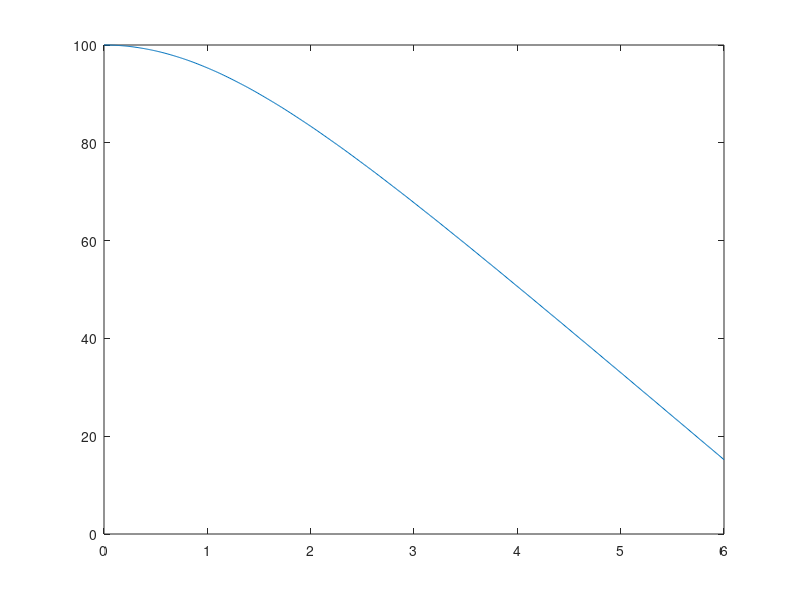

The MATLAB script that drew this image: (Note: this script raises an error after producing the figure.)
clear
clc
close all


data = dlmread('data.txt');

time = data(:,1);
z = data(:,2);

figure()
plot(time,z)
hold on

CDguess = 0.8;

%CX, CY, and CZ

ztilde = myEuler(time,CDguess);
N = length(time);


myerr = (1/N)*sum((z-ztilde).^2);
alfa = 0.1;

while myerr > 1e-3
    CDguess = CDguess - alfa*Eprime(time,CDguess,z)/Edblprime(time,CDguess,z)
    ztilde = myEuler(time,CDguess);
    myerr = (1/N)*sum((z-ztilde).^2);
    plot(time,ztilde,'r-')
    pause
end
